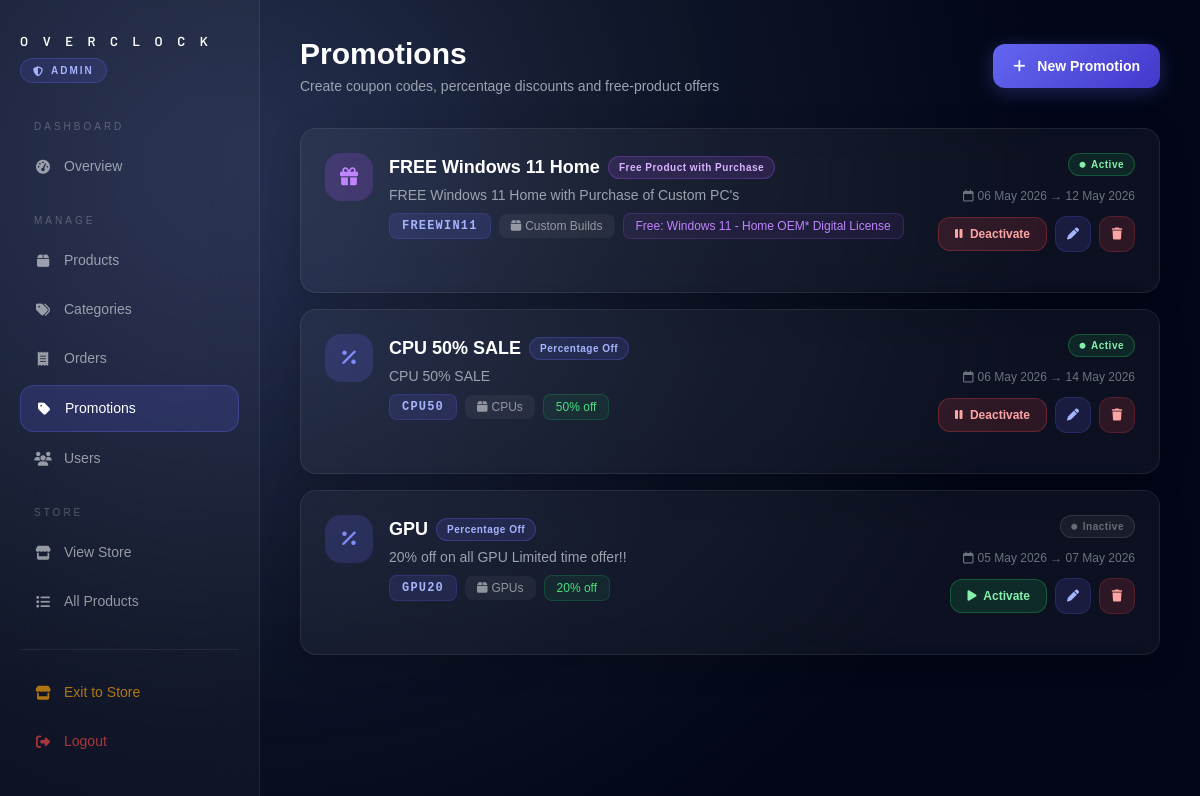
Page /adminhome/promos/ (signed in) on the earlier database version.
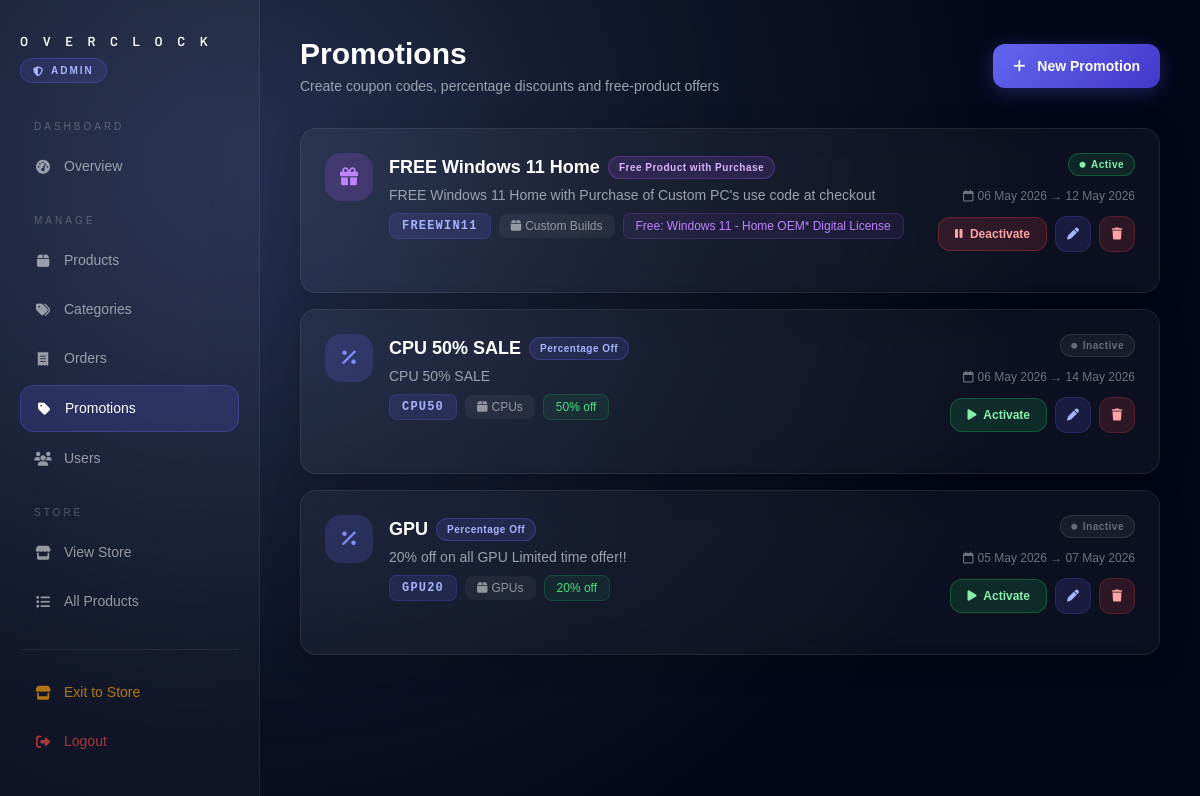
Same page on the later database version.
### Overclock/models.py (models this page shows, shortened)
class Promotion(models.Model):
    PROMO_TYPE_CHOICES = [
        ('PERCENTAGE',      'Percentage Off'),
        ('FREE_PRODUCT',    'Free Product with Purchase'),
        ('PRODUCT_DISCOUNT','Single Product Discount'),
    ]
    name                = models.CharField(max_length=150)
    description         = models.TextField(help_text="Shown on banners e.g. '20% off all GPUs'")
    promo_type          = models.CharField(max_length=20, choices=PROMO_TYPE_CHOICES)
    discount_percent    = models.IntegerField(null=True, blank=True)         # e.g. 20
    max_discount_amount = models.DecimalField(max_digits=10, decimal_places=2,
                                              null=True, blank=True)         # e.g. 20000 (cap), blank = no cap
    free_product        = models.ForeignKey('Product', null=True, blank=True,
                                            on_delete=models.SET_NULL,
                                            related_name='free_in_promos')
    applies_to_product  = models.ForeignKey('Product', null=True, blank=True,
                                            on_delete=models.SET_NULL,
                                            related_name='product_promos')
    applies_to_category = models.CharField(max_length=100, blank=True,
                                           help_text="Leave blank to apply to entire cart")
    coupon_code         = models.CharField(max_length=50, unique=True,
                                           help_text="User enters this at checkout")
    start_date          = models.DateTimeField()
    end_date            = models.DateTimeField()
    is_active           = models.BooleanField(default=False)
    created_at          = models.DateTimeField(auto_now_add=True)
    @property
    def is_valid_now(self):
        from django.utils import timezone
        from django.utils.timezone import make_aware, is_naive
        now = timezone.now()
        start = make_aware(self.start_date.replace(tzinfo=None)) if is_naive(self.start_date) else self.start_date
        end   = make_aware(self.end_date.replace(tzinfo=None))   if is_naive(self.end_date)   else self.end_date
        return self.is_active and start <= now <= end
    class Meta:
        ordering = ['-created_at']

class Product(models.Model):
    name = models.CharField(max_length=150)
    description = models.TextField()
    price = models.DecimalField(max_digits=10, decimal_places=2)
    quantity = models.IntegerField()
    category = models.CharField(max_length=100)
    image = models.ImageField(upload_to='products/')
    created_at = models.DateTimeField(auto_now_add=True)

### Overclock/views.py (the view)
# urls.py: path('adminhome/promos/', views.promo_list, name='promo_list'),
@admin_required
def promo_list(request):
    promos = Promotion.objects.all()
    products = Product.objects.all()
    categories = Category.objects.all()
    now = timezone.now()
    return render(request, 'promos.html', {
        'promos':     promos,
        'products':   products,
        'categories': categories,
        'now':        now,
    })

### Overclock/context_processors.py (called while the page is built)
def categories(request):
    return {
        'nav_categories': Category.objects.all().order_by('name')
    }

### Overclock/views.py (called while the page is built)
def admin_required(view_func):
    from functools import wraps
    @wraps(view_func)
    def wrapper(request, *args, **kwargs):
        if not request.session.get('is_admin'):
            return redirect('adminlogin')
        return view_func(request, *args, **kwargs)
    return wrapper

### Overclock/templates/promos.html (shortened to what the changed rows need)
{% load static %}
<!DOCTYPE html>
<html lang="en">
<head>
<script src="https://cdn.tailwindcss.com"></script>
<link href="https://cdnjs.cloudflare.com/ajax/libs/font-awesome/6.5.0/css/all.min.css" rel="stylesheet">
</head>
<body>
<aside class="sidebar">
    <div>
        <h1 class="sidebar-logo">O V E R C L O C K</h1>
    </div>
</aside>
<main class="main">
    <div class="flex justify-between items-center mb-8">
        <div>
            <h2 class="text-3xl font-bold mb-1">Promotions</h2>
        </div>
    </div>
    {% if promos %}
    <div class="space-y-4">
        {% for promo in promos %}
        {% with is_valid=promo.is_valid_now %}
        <div class="glass rounded-2xl p-6">
            <div class="flex flex-wrap justify-between items-start gap-4 mb-4">
                <div class="flex items-start gap-4">
                    <div class="w-12 h-12 rounded-2xl flex items-center justify-center flex-shrink-0"
                         style="{% if promo.promo_type == 'PERCENTAGE' %}background:rgba(99,102,241,0.2);{% else %}background:rgba(168,85,247,0.2);{% endif %}">
                        <i class="fa-solid {% if promo.promo_type == 'PERCENTAGE' %}fa-percent{% else %}fa-gift{% endif %} text-lg
                           {% if promo.promo_type == 'PERCENTAGE' %}text-indigo-400{% else %}text-purple-400{% endif %}"></i>
                    </div>
                    <div>
                        <div class="flex items-center gap-2 flex-wrap mb-1">
                            <h3 class="text-lg font-semibold">{{ promo.name }}</h3>
                            <span class="badge {% if promo.promo_type == 'PERCENTAGE' %}type-pct{% elif promo.promo_type == 'PRODUCT_DISCOUNT' %}type-product{% else %}type-free{% endif %}">
                                {{ promo.get_promo_type_display }}
                            </span>
                        </div>
                        <p class="text-sm text-gray-400 mb-2">{{ promo.description }}</p>
                        <div class="flex items-center gap-2 flex-wrap text-xs">
                            <span class="font-mono px-3 py-1 rounded-lg font-bold tracking-widest"
                                  style="background:rgba(99,102,241,0.15); color:#a5b4fc; border:1px solid rgba(99,102,241,0.2);">
                                {{ promo.coupon_code }}
                            </span>
                            {% if promo.applies_to_category %}
                            <span class="px-3 py-1 rounded-lg" style="background:rgba(255,255,255,0.05); color:rgba(255,255,255,0.5);">
                                <i class="fa-solid fa-box text-xs mr-1"></i>{{ promo.applies_to_category }}
                            </span>
                            {% else %}
                            <span class="px-3 py-1 rounded-lg" style="background:rgba(255,255,255,0.05); color:rgba(255,255,255,0.5);">
                                <i class="fa-solid fa-globe text-xs mr-1"></i>Sitewide
                            </span>
                            {% endif %}
                            {% if promo.promo_type == 'PERCENTAGE' %}
                            <span class="px-3 py-1 rounded-lg text-green-400"
                                  style="background:rgba(34,197,94,0.08); border:1px solid rgba(34,197,94,0.2);">
                                {{ promo.discount_percent }}% off
                            </span>
                            {% elif promo.promo_type == 'PRODUCT_DISCOUNT' %}
                            <span class="px-3 py-1 rounded-lg text-yellow-400"
                                  style="background:rgba(234,179,8,0.08); border:1px solid rgba(234,179,8,0.2);">
                                {{ promo.discount_percent }}% off → {{ promo.applies_to_product.name|default:"—" }}
                            </span>
                            {% else %}
                            <span class="px-3 py-1 rounded-lg text-purple-400"
                                  style="background:rgba(168,85,247,0.08); border:1px solid rgba(168,85,247,0.2);">
                                Free: {{ promo.free_product.name|default:"—" }}
                            </span>
                            {% endif %}
                        </div>
                    </div>
                </div>
                <div class="flex flex-col items-end gap-3">
                    <span class="badge {% if is_valid %}status-active{% elif not promo.is_active %}status-inactive{% else %}status-expired{% endif %}">
                        <i class="fa-solid fa-circle text-[6px]"></i>
                        {% if is_valid %}Active{% elif not promo.is_active %}Inactive{% else %}Expired{% endif %}
                    </span>
                    <div class="text-xs text-gray-500 text-right">
                        <p><i class="fa-regular fa-calendar mr-1"></i>{{ promo.start_date|date:"d M Y" }} → {{ promo.end_date|date:"d M Y" }}</p>
                    </div>
                    <div class="flex items-center gap-2">
                        <form method="POST" action="{% url 'toggle_promo' promo.id %}">
                            <button type="submit"
                                    class="px-4 py-2 rounded-xl text-xs font-semibold transition hover:scale-105"
                                    style="{% if promo.is_active %}background:rgba(239,68,68,0.15); border:1px solid rgba(239,68,68,0.3); color:#fca5a5;{% else %}background:rgba(34,197,94,0.15); border:1px solid rgba(34,197,94,0.3); color:#86efac;{% endif %}">
                                <i class="fa-solid {% if promo.is_active %}fa-pause{% else %}fa-play{% endif %} mr-1"></i>
                                {% if promo.is_active %}Deactivate{% else %}Activate{% endif %}
                            </button>
                        </form>
                        <button onclick="openEditModal(
                            {{ promo.id }},
                            '{{ promo.name|escapejs }}',
                            '{{ promo.description|escapejs }}',
                            '{{ promo.promo_type }}',
                            '{{ promo.coupon_code }}',
                            '{{ promo.applies_to_category|default:'' }}',
                            '{{ promo.start_date|date:'Y-m-d\TH:i' }}',
                            '{{ promo.end_date|date:'Y-m-d\TH:i' }}',
                            '{{ promo.discount_percent|default:'' }}',
                            '{{ promo.max_discount_amount|default:'' }}',
                            '{{ promo.free_product_id|default:'' }}',
                            '{{ promo.applies_to_product_id|default:'' }}'
                        )"
                                class="w-9 h-9 rounded-xl flex items-center justify-center transition hover:scale-110"
                                style="background:rgba(99,102,241,0.15); color:#a5b4fc; border:1px solid rgba(99,102,241,0.2);">
                            <i class="fa-solid fa-pen text-xs"></i>
                        </button>
                        <form method="POST" action="{% url 'delete_promo' promo.id %}"
                              onsubmit="return confirm('Delete promotion \'{{ promo.name }}\'? This cannot be undone.');">
                            <button type="submit"
                                    class="w-9 h-9 rounded-xl flex items-center justify-center transition hover:scale-110"
                                    style="background:rgba(239,68,68,0.15); color:#fca5a5; border:1px solid rgba(239,68,68,0.2);">
                                <i class="fa-solid fa-trash text-xs"></i>
                            </button>
                        </form>
                    </div>
                </div>
            </div>
        </div>
        {% endwith %}
        {% endfor %}
    </div>
    {% endif %}
</main>
</body>
</html>

Differences in the rows shown:
changed Promotion "FREE Windows 11 Home": description "FREE Windows 11 Home with Purchase of Custom PC's" → "FREE Windows 11 Home with Purchase of Custom PC's use code at checkout"
changed Promotion "CPU 50% SALE": is_active "Deactivate" → "Inactive Activate"; no longer shows "Active"
